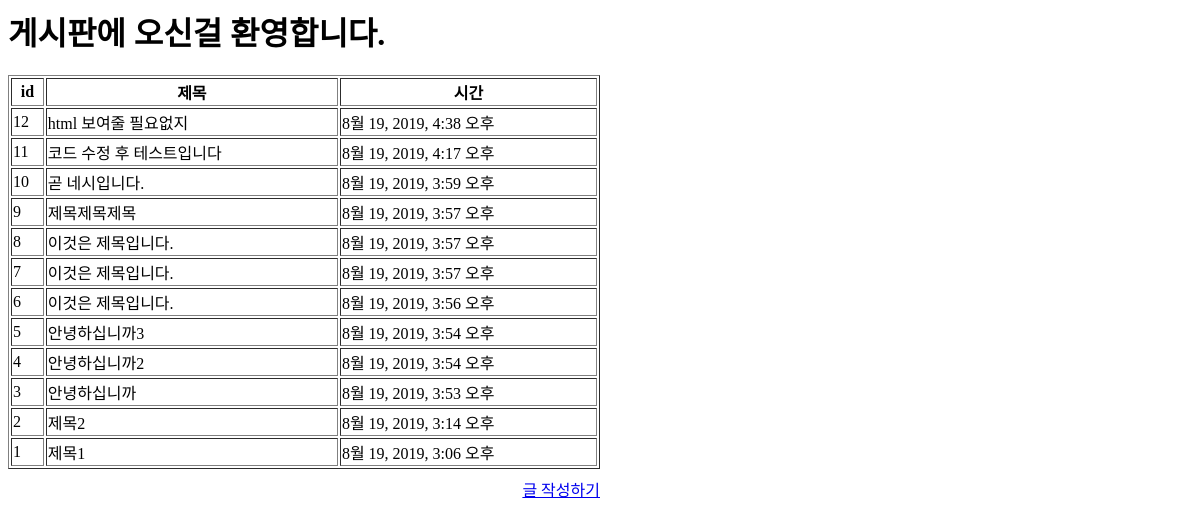
/articles/, run on an earlier commit of the app's database.
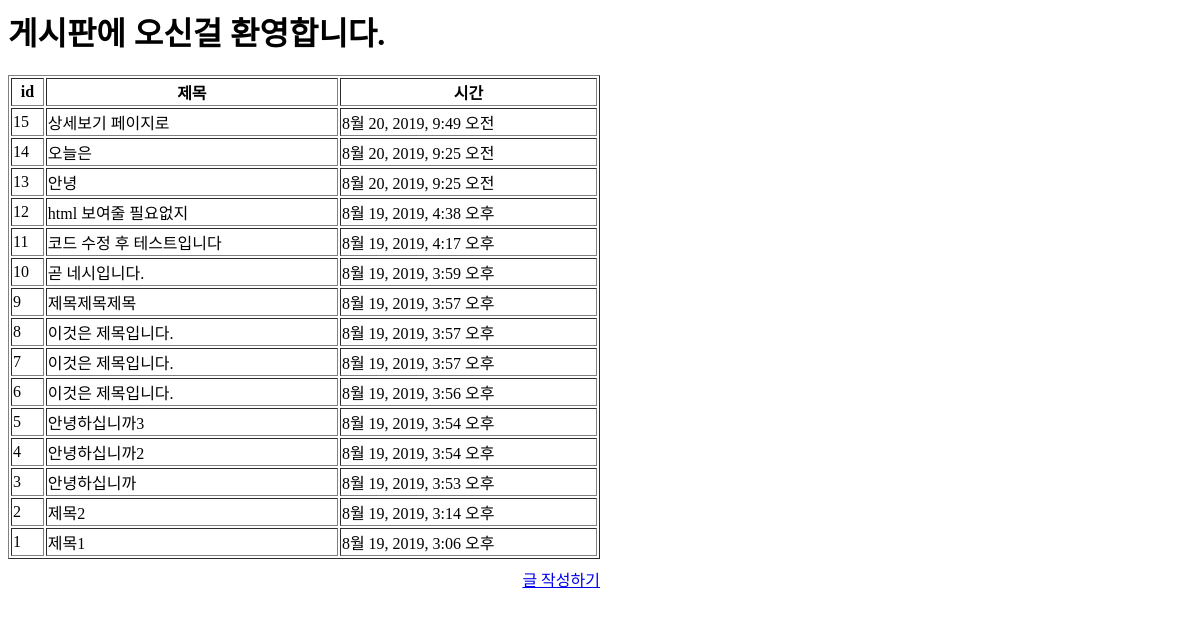
And on a later commit of the database.
### articles/models.py (models this page shows, shortened)
class Article(models.Model):    # models.Model 을 상속 받는 형식으로 쓴다. ~.~.get()으로 앞으로 데이터 사용하는게 여기 들어있거든
    title = models.CharField(max_length=10)  # 기사의 제목을 변수값으로 가지는데 그것은 캐릭터 필드이다. (일종의 스키마를 정의하는거야)
    content = models.TextField()
    created_at = models.DateTimeField(auto_now_add=True)
    updated_at = models.DateTimeField(auto_now=True)      # 이런식으로 다양한 필드 생성 가능. 다 쓰고나서

### articles/views.py (the view)
# urls.py: path('',views.index),
def index(request):
    articles = Article.objects.order_by('-id') # 작성
    context = {
        'articles': articles
    }
    return render(request, 'articles/index.html', context)

### articles/templates/articles/index.html
{% block body %}
  <h1>게시판에 오신걸 환영합니다.</h1>
  <table border="1px solid black" style="width:50%" >
    <tr>
      <th>id</th>
      <th>제목</th>
      <th>시간</th>
    </tr>
    {% for article in articles %}
    <tr>
      <td>{{article.id}}</td>
      <td><a href="/articles/{{ article.pk }}/" style="color:black; text-decoration: none;">{{article.title}}</a></td>
      <td>{{article.created_at}}</td>
    </tr>
    {% endfor %}
  </table>
  <div style="width:50%; text-align: right; margin-top: 8px;">
    <a href="/articles/new/">글 작성하기</a>
  </div>
{% endblock %}

What changed in the data, as far as the page shows it:
added Article: id "15", title "상세보기 페이지로", created_at "8월 20, 2019, 9:49 오전"
added Article: id "14", title "오늘은", created_at "8월 20, 2019, 9:25 오전"
added Article: id "13", title "안녕", created_at "8월 20, 2019, 9:25 오전"
